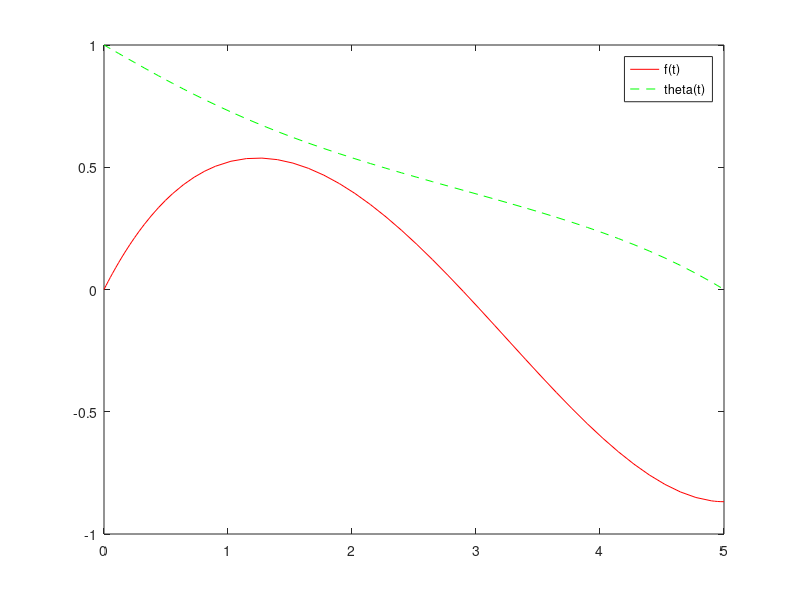

Write the MATLAB code that produced this figure.
function EqAdj2()
    % arXiv:2208.13221
    % Singh J.
    % Shooting method for solving two-point boundary value problems 
    % in ODEs numerically
    %
    [n,m,t0,tf,y0,yf,c,N,eps,maxIter]=datas();
    [t,X]=nonLShM(n,m,t0,tf,y0,yf,c,N,eps,maxIter); 
    [N,cols]=size(X);
    disp('Initial values:')
    disp(X(1,:))
    disp('Final values:')
    disp(X(N,:))
    clf
    plot(t,X(:,1),'r',t,X(:,4),'g--')
    legend('f(t)','theta(t)');
end

function [n,m,t0,tf,y0,yf,c,N,eps,maxIter]=datas()
    n=5;
    m=3;
    t0=0;
    tf=5;
    y01=0;
    y02=1;
    y04=1;
    y0=[y01;y02;y04];
    yf=[0;0];
    % A tolerance
    eps=1.0e-6;
    % Maximum number of iterations
    maxIter=50;
    % Initial approximation
    c=[-2;0];
    % Number of nodes on [t0,tf]
    N=101; %21
end

function y=f(t,x)
    % Differential system of the BVP
    % x'(t)=f(t,x(t))
    k=0.71;
    y=zeros(5,1);
    y(1)=x(2);
    y(2)=x(3);
    y(3)=x(2)^2-x(1)*x(3);
    y(4)=x(5);
    y(5)=-k*x(1)*x(5);
end

function [t,X]=nonLShM(n,m,t0,tf,y0,yf,c,N,eps,maxIter)
    y01=y0(1);y02=y0(2);y04=y0(3);
    %x0=zeros(5,1);
    %x0(1)=y01;
    %x0(2)=y02;
    %x0(4)=y04;
    iter=0;
    sw=true;
    z0=zeros(10,1);
    z0(1)=y01;
    z0(2)=y02;
    z0(4)=y04;
    while sw 
        iter=iter+1;
        %x0(3)=c(1);
        %x0(5)=c(2);
        %[t,Z]=ode45(@f,[t0,tf],x0);
        %[N,cols]=size(Z);
        %F=yf-[Z(N,2);Z(N,4)];   
        z0(3)=c(1);
        z0(5)=c(2);        
        z0(8)=1;
        z0(10)=0;
        [t,Z1]=ode45(@g,[t0,tf],z0);
        [N,cols]=size(Z1);
        F=yf-[Z1(N,2);Z1(N,4)];   
        a11=Z1(N,7);
        a21=Z1(N,9);
        z0(8)=0;
        z0(10)=1;
        [t,Z2]=ode45(@g,[t0,tf],z0);
        [N,cols]=size(Z2);
        a12=Z2(N,7);
        a22=Z2(N,9);
        D=[a11,a12;a21,a22];  
        dc=inv(D)*F;
        nrm=norm(dc,'inf');
        c=c+dc;
        fprintf('iter: %d c(1): %f c(2): %f\n',iter,c(1),c(2))
        if nrm<eps || iter>=maxIter 
            sw=false;
        end
        if nrm<eps 
            ind=0;
        else
            ind=1;
        end
    end
    x0=[y01;y02;c(1);y04;c(2)];
    [t,X]=ode45(@f,[t0,tf],x0);
end

function y=g(t,x)
    k=0.71;
    y=zeros(10,1);
    y(1)=x(2);
    y(2)=x(3);
    y(3)=x(2)^2-x(1)*x(3);
    y(4)=x(5);
    y(5)=-k*x(1)*x(5);
    y(6)=x(7);
    y(7)=x(8);
    y(8)=-x(3)*x(6)+2*x(2)*x(7)-x(1)*x(8);
    y(9)=x(10);
    y(10)=-k*x(5)*x(6)-k*x(1)*x(10);
end

